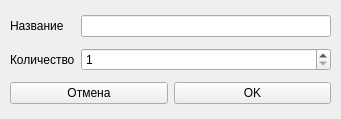
<?xml version="1.0" encoding="UTF-8"?>
<ui version="4.0">
 <class>Form</class>
 <widget class="QWidget" name="Form">
  <property name="windowModality">
   <enum>Qt::ApplicationModal</enum>
  </property>
  <property name="geometry">
   <rect>
    <x>0</x>
    <y>0</y>
    <width>341</width>
    <height>119</height>
   </rect>
  </property>
  <property name="minimumSize">
   <size>
    <width>341</width>
    <height>119</height>
   </size>
  </property>
  <property name="maximumSize">
   <size>
    <width>341</width>
    <height>119</height>
   </size>
  </property>
  <property name="windowTitle">
   <string>Добавление элемента</string>
  </property>
  <widget class="QWidget" name="gridLayoutWidget">
   <property name="geometry">
    <rect>
     <x>10</x>
     <y>10</y>
     <width>321</width>
     <height>101</height>
    </rect>
   </property>
   <layout class="QGridLayout" name="gridContent">
    <item row="0" column="0">
     <widget class="QLabel" name="labelName">
      <property name="text">
       <string>Название</string>
      </property>
     </widget>
    </item>
    <item row="1" column="1">
     <widget class="QSpinBox" name="boxCount">
      <property name="minimum">
       <number>1</number>
      </property>
      <property name="maximum">
       <number>100</number>
      </property>
     </widget>
    </item>
    <item row="1" column="0">
     <widget class="QLabel" name="labelCount">
      <property name="text">
       <string>Количество</string>
      </property>
     </widget>
    </item>
    <item row="2" column="0" colspan="2">
     <layout class="QGridLayout" name="gridButtons">
      <item row="0" column="0">
       <widget class="QPushButton" name="buttonCancel">
        <property name="focusPolicy">
         <enum>Qt::StrongFocus</enum>
        </property>
        <property name="text">
         <string>Отмена</string>
        </property>
       </widget>
      </item>
      <item row="0" column="1">
       <widget class="QPushButton" name="buttonOK">
        <property name="focusPolicy">
         <enum>Qt::StrongFocus</enum>
        </property>
        <property name="text">
         <string>OK</string>
        </property>
       </widget>
      </item>
     </layout>
    </item>
    <item row="0" column="1">
     <widget class="QLineEdit" name="boxName"/>
    </item>
   </layout>
  </widget>
 </widget>
 <resources/>
 <connections/>
</ui>
